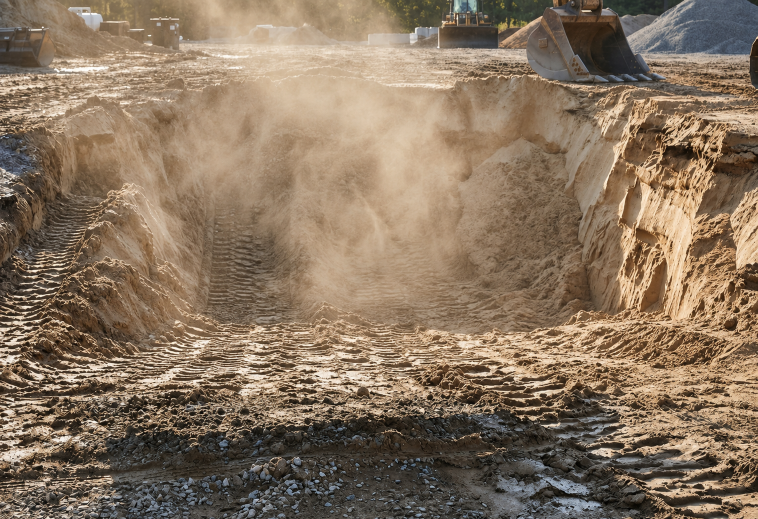
#> input picture archive/msp_render_pipeline/renderings/env_excavationPit-sunlit.png, 1515 x 1038 px (shown at 1/2 size)
$ python composite_worker.py renderings/env_excavationPit-sunlit.png renderings/env_excavationPit-sunlit.png out.png
#> lines starting #> are read from the running program, lines starting #| are printed output that depends on the picture; after the words box and inside, x2 and y2 are one past the last pixel; in counts of white or black regions, pixels touching at a corner belong together
"""
Zero-Loss Product Compositor and Grounding Engine for Myers-Seth Pumps.
Ensures complete mechanical pixel preservation while seamlessly embedding machines into job-site plates.
"""

import os
from typing import Optional, Tuple, Dict, Any
import numpy as np
from PIL import Image, ImageFilter, ImageOps

class MSPCompositor:
    """
    Composites CAD renders and studio photos onto real-world backgrounds
    with authentic contact shadows and ambient occlusion.
    """

    @staticmethod
    def create_contact_shadow(
        alpha_mask: Image.Image,
        shadow_opacity: float = 0.85,
        penumbra_blur: float = 16.0,
        contact_blur: float = 3.5,
        y_offset_px: int = 4,
        sun_direction: str = "top_left"
    ) -> Image.Image:
        """
        Synthesizes dual-tier photorealistic grounding:
        1. Core Contact AO: Tight, dark contact line directly under skid runners and feet.
        2. Directional Penumbra: Progressive soft falloff cast along the ground plane based on sun angle.
        """
        w, h = alpha_mask.size
        mask_np = np.array(alpha_mask)

        # 1. TIGHT CONTACT AO: Extract bottom 12% of the machine contact line
        contact_threshold = int(h * 0.80)
        contact_mask_np = np.zeros_like(mask_np)
        contact_mask_np[contact_threshold:, :] = mask_np[contact_threshold:, :]

        # Micro-vertical squash for ground interface
        contact_img = Image.fromarray(contact_mask_np, mode="L")
        ao_squashed = contact_img.resize((w, max(4, int(h * 0.08))), Image.Resampling.BILINEAR)
        ao_canvas = Image.new("L", (w, h), 0)
        ao_y = int(h * 0.88) + y_offset_px
        ao_canvas.paste(ao_squashed, (0, ao_y))
        core_ao = ao_canvas.filter(ImageFilter.GaussianBlur(radius=contact_blur))

        # 2. DIRECTIONAL PENUMBRA: Extracted from lower 30% and projected
        h_threshold = int(h * 0.70)
        ground_mask_np = np.zeros_like(mask_np)
        ground_mask_np[h_threshold:, :] = mask_np[h_threshold:, :]
        for y in range(h_threshold, min(h, h_threshold + 50)):
            factor = (y - h_threshold) / 50.0
            ground_mask_np[y, :] = (ground_mask_np[y, :] * factor).astype(np.uint8)

        base_penumbra = Image.fromarray(ground_mask_np, mode="L")
        penumbra_h = max(12, int(h * 0.22))
        penumbra_squashed = base_penumbra.resize((w, penumbra_h), Image.Resampling.BILINEAR)

        x_shift = int(w * 0.06) if sun_direction == "top_left" else int(-w * 0.06)
        penumbra_canvas = Image.new("L", (w, h), 0)
        penumbra_y = int(h * 0.84) + y_offset_px
        penumbra_canvas.paste(penumbra_squashed, (x_shift, penumbra_y))
        soft_penumbra = penumbra_canvas.filter(ImageFilter.GaussianBlur(radius=penumbra_blur))

        # Composite AO + Penumbra
        combined = Image.blend(soft_penumbra, core_ao, 0.5)
        # Apply non-linear contrast curve so contact is dark, edges feather out
        shadow_final = Image.eval(combined, lambda px: int(min(255, (px * 1.4)) * shadow_opacity))
        return shadow_final

    @classmethod
    def composite_asset(
        cls,
        product_image_path: str,
        background_image_path: str,
        output_image_path: str,
        mask_image_path: Optional[str] = None,
        shadow_opacity: float = 0.85,
        target_size: Optional[Tuple[int, int]] = (1920, 1080)
    ) -> Dict[str, Any]:
        """
        Merges product and background while strictly preserving machine pixels.
        """
#> called with product_image_path = 'renderings/env_excavationPit-sunlit.png', background_image_path = 'renderings/env_excavationPit-sunlit.png', output_image_path = 'out.png', shadow_opacity = 0.85, target_size = (1920, 1080)
        if not os.path.exists(product_image_path):
            raise FileNotFoundError(f"Product image not found: {product_image_path}")
        if not os.path.exists(background_image_path):
            raise FileNotFoundError(f"Background plate not found: {background_image_path}")

        prod_img = Image.open(product_image_path).convert('RGBA')
        bg_img = Image.open(background_image_path).convert('RGBA')

        if target_size:
            bg_img = ImageOps.fit(bg_img, target_size, Image.Resampling.LANCZOS)
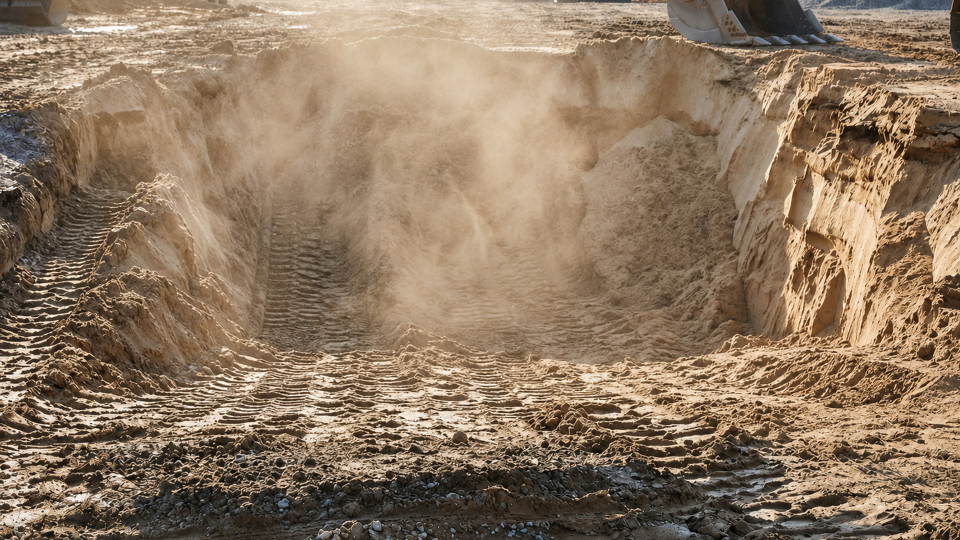
#> bg_img: PIL image 1920x1080 RGBA (shown at 1/2 size); mean R, G, B, A 143.1, 120.8, 97.9, 255
            prod_img = ImageOps.fit(prod_img, target_size, Image.Resampling.LANCZOS)

        # Extract or load alpha mask
        if mask_image_path and os.path.exists(mask_image_path):
            mask = Image.open(mask_image_path).convert('L')
            if target_size:
                mask = ImageOps.fit(mask, target_size, Image.Resampling.NEAREST)
        else:
            # Extract from RGBA alpha channel
            mask = prod_img.split()[3]
#> mask: PIL image 1920x1080 L; every value is 255

        # Generate directional ground shadow
        contact_shadow = cls.create_contact_shadow(mask, shadow_opacity=shadow_opacity)
#> in create_contact_shadow, `contact_mask_np[contact_threshold:, :] = mask_np[contact_threshold:, :]`:
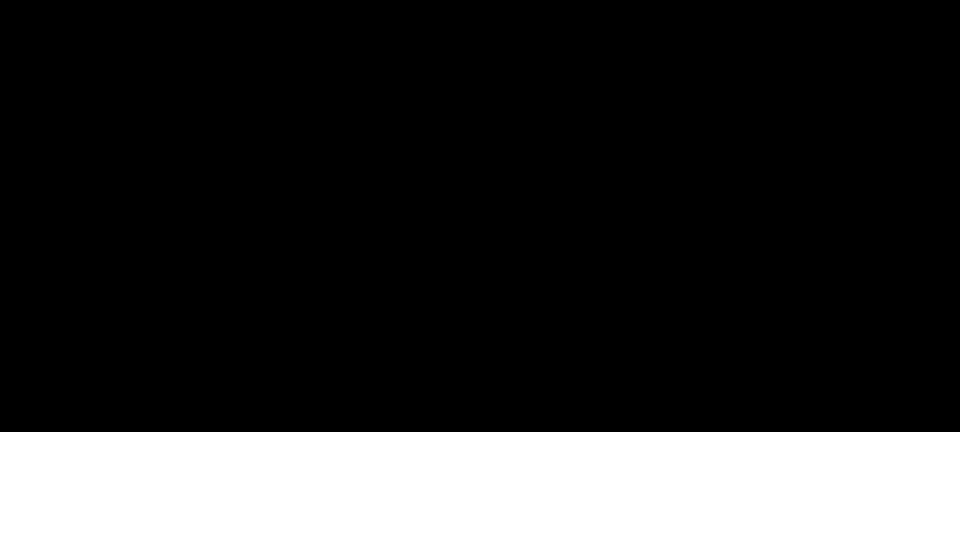
#> contact_mask_np: shape (1080, 1920) (shown at 1/2 size); 20% white; 1 white region, box (x1, y1, x2, y2) and area: (0, 864, 1920, 1080) 414720
#> in create_contact_shadow, `ao_squashed = contact_img.resize((w, max(4, int(h * 0.08))), Image.Res..`:
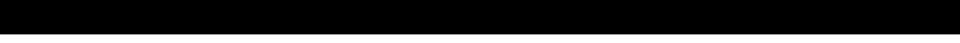
#> ao_squashed: PIL image 1920x86 L (shown at 1/2 size); min 0, max 255, mean 51
#> in create_contact_shadow, `ao_canvas = Image.new("L", (w, h), 0)`: ao_canvas: PIL image 1920x1080 L; every value is 0
#> in create_contact_shadow, `ground_mask_np[h_threshold:, :] = mask_np[h_threshold:, :]`: ground_mask_np: shape (1080, 1920); 30% white; 1 white region, box (x1, y1, x2, y2) and area: (0, 756, 1920, 1080) 622080
#> after the loop in create_contact_shadow, `for y in range(h_threshold, min(h, h_threshold + 50)):`:
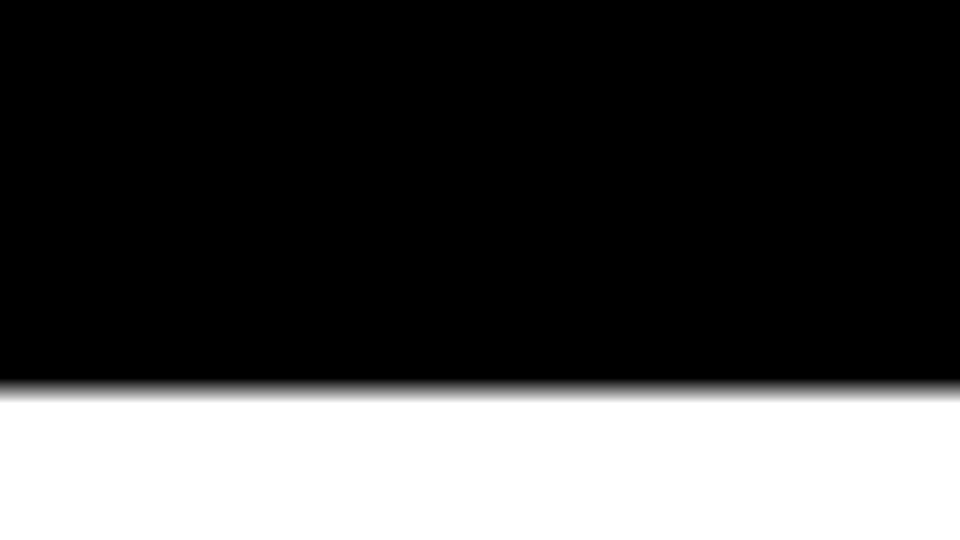
#> ground_mask_np: shape (1080, 1920) (shown at 1/2 size); min 0, max 255, mean 70.5
#> in create_contact_shadow, `penumbra_squashed = base_penumbra.resize((w, penumbra_h), Image.Resamp..`:
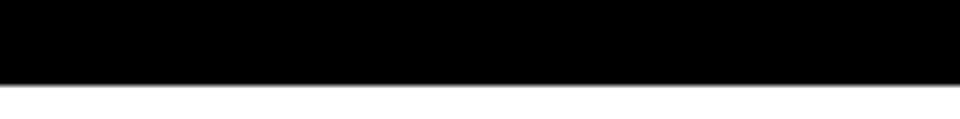
#> penumbra_squashed: PIL image 1920x237 L (shown at 1/2 size); min 0, max 255, mean 70.5
#> in create_contact_shadow, `soft_penumbra = penumbra_canvas.filter(ImageFilter.GaussianBlur(radius..`:
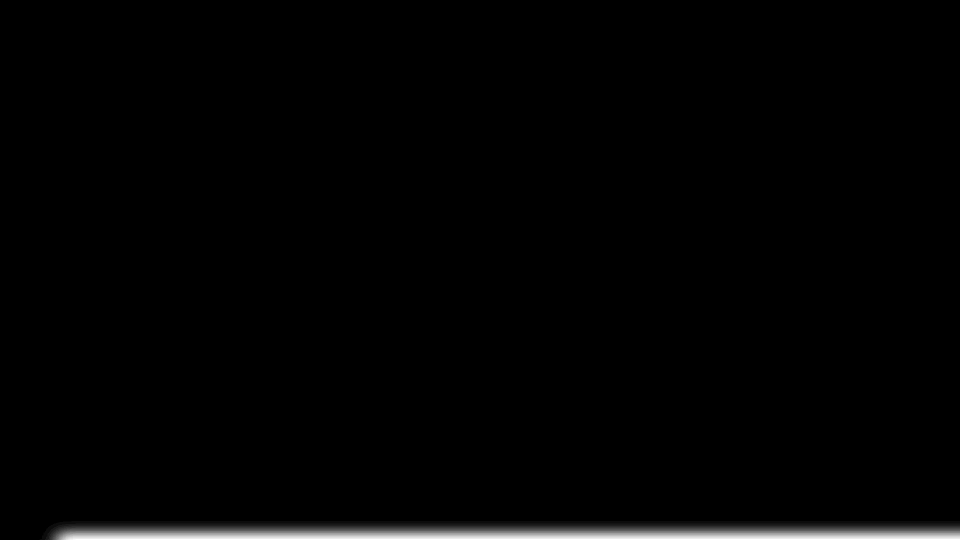
#> soft_penumbra: PIL image 1920x1080 L (shown at 1/2 size); min 0, max 20, mean 0.294; drawn with min black and max white
#> in create_contact_shadow, `combined = Image.blend(soft_penumbra, core_ao, 0.5)`:
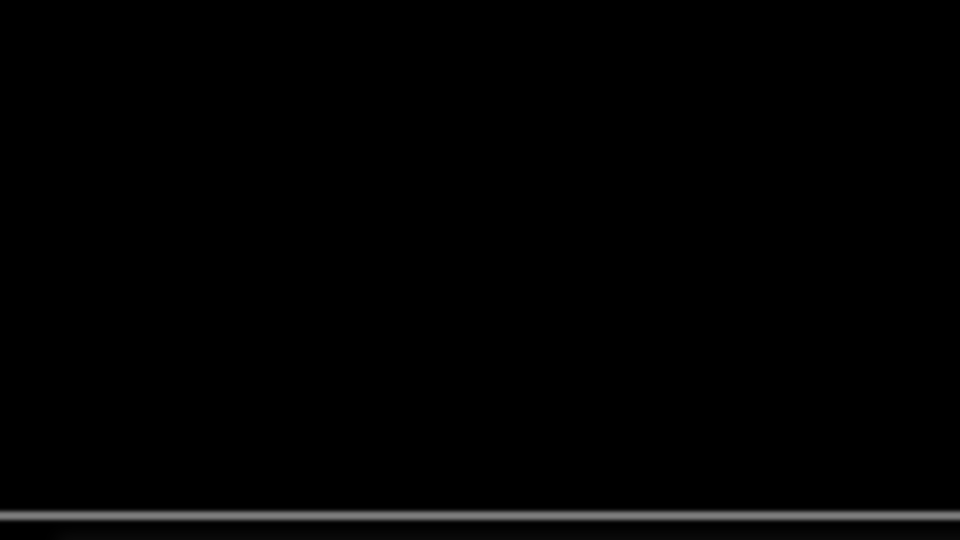
#> combined: PIL image 1920x1080 L (shown at 1/2 size); min 0, max 126, mean 2.2

        # Multiply shadow into background plate
        bg_rgb = bg_img.convert('RGB')
        bg_np = np.array(bg_rgb, dtype=np.float32) / 255.0
        shadow_np = np.array(contact_shadow, dtype=np.float32) / 255.0

        # Shadow darkens the background
        darkened_bg_np = bg_np * (1.0 - shadow_np[:, :, np.newaxis] * 0.75)
        shadowed_bg = Image.fromarray(np.clip(darkened_bg_np * 255.0, 0, 255).astype(np.uint8), mode='RGB')

        # Paste product strictly onto darkened background using the alpha mask
        final_comp = shadowed_bg.copy()
        final_comp.paste(prod_img, (0, 0), mask)

        os.makedirs(os.path.dirname(os.path.abspath(output_image_path)), exist_ok=True)
        final_comp.save(output_image_path, "PNG", quality=95)

        # Gate Verification: Verify pixel integrity on product
        prod_np = np.array(prod_img.convert('RGB'))
        final_np = np.array(final_comp)
        mask_binary = (np.array(mask) > 250)
#> mask_binary: shape (1080, 1920) bool; every value is 1

        # Check that where mask is solid, product pixels match 100%
        pixel_diff = np.abs(prod_np[mask_binary].astype(int) - final_np[mask_binary].astype(int))
        max_diff = np.max(pixel_diff) if len(pixel_diff) > 0 else 0
#> max_diff = 0
        mean_diff = np.mean(pixel_diff) if len(pixel_diff) > 0 else 0.0
#> mean_diff = 0

        is_verified = (max_diff == 0)
#> is_verified = True
        return {
            "output_path": output_image_path,
            "status": "success",
            "fidelity_gate_pass": is_verified,
            "max_pixel_drift": int(max_diff),
            "mean_pixel_drift": float(mean_diff),
            "dimensions": final_comp.size
        }

if __name__ == "__main__":
    import sys
    if len(sys.argv) >= 4:
        prod = sys.argv[1]
        bg = sys.argv[2]
        out = sys.argv[3]
        res = MSPCompositor.composite_asset(prod, bg, out)
#> res = {'output_path': 'out.png', 'status': 'success', 'fidelity_gate_pass': True, 'max_pixel_drift': 0, 'mean_pixel_drift': 0, 'dimensions': (1920, 1080)}
        print(f"Compositing completed: {res}")
#| Compositing completed: {'output_path': 'out.png', 'status': 'success', 'fidelity_gate_pass': True, 'max_pixel_drift': 0, 'mean_pixel_drift': 0.0, 'dimensions': (1920, 1080)}
